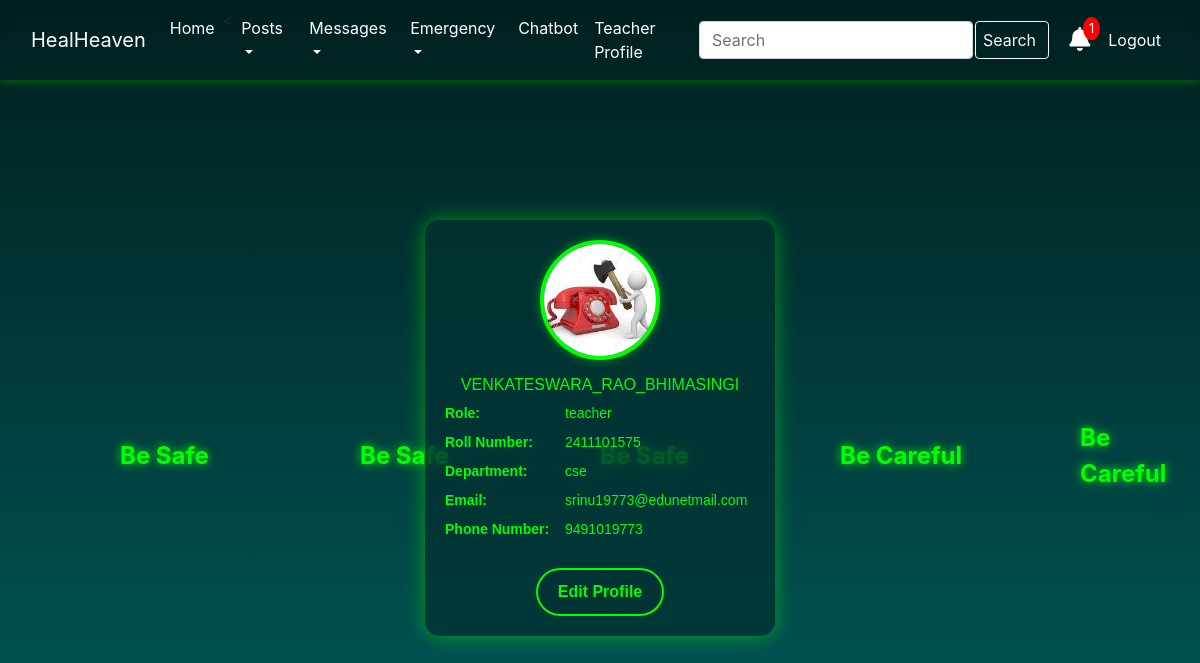
Page /teacher_profile/ (signed in) on the committed database.
### blog/models.py (models this page shows, shortened)
class TeacherProfileDetails(models.Model):
    id = models.AutoField(primary_key=True)
    user = models.OneToOneField(User, on_delete=models.CASCADE, related_name="teacher_profile")
    roll_number = models.CharField(max_length=20, unique=True)
    department = models.CharField(max_length=100)  # Required during registration
    email = models.EmailField()  # Required during registration
    phone_number = models.CharField(max_length=15, null=True, blank=True)  # Optional
    role = models.CharField(max_length=20, default='teacher')  # Defaults to "teacher"
    image = models.ImageField(default='default.jpg', upload_to='profile_pics')

### blog/views.py (the view)
# urls.py: path('teacher_profile/', views.teacher_profile_view, name='teacher_profile'),
def teacher_profile_view(request):
    teacher_profile = get_object_or_404(TeacherProfileDetails, user=request.user)
    context = {
        'profile': teacher_profile,
        'role': 'Teacher',
    }
    return render(request, 'blog/teacher_profile.html', context)

### blog/templates/blog/teacher_profile.html (shortened to what this page needs)
{% extends 'blog/home.html' %}
{% block content %}
<div class="wrapper-profile">
    <div class="profile-card">
        <img src="{{ profile.image.url }}" alt="Profile Picture">
        <h6>{{ profile.user.username }}</h6>
        <div class="field">
            <span>Role:</span>
            <span>{{ profile.role|default:"Not Updated" }}</span>
        </div>
        <div class="field">
            <span>Roll Number:</span>
            <span>{{ profile.roll_number|default:"Not Updated" }}</span>
        </div>
        <div class="field">
            <span>Department:</span>
            <span>{{ profile.department|default:"Not Updated" }}</span>
        </div>
        <div class="field">
            <span>Email:</span>
            <span>{{ profile.email|default:"Not Updated" }}</span>
        </div>
        <div class="field">
            <span>Phone Number:</span>
            <span>{{ profile.phone_number|default:"Not Updated" }}</span>
        </div>
        <a href="{% url 'update_teacher_profile' %}" class="edit-btn">Edit Profile</a>
    </div>
</div>
{% endblock %}

### blog/templates/blog/home.html (style rules this page uses)
* { margin: 0; padding: 0; box-sizing: border-box; }
body { background: linear-gradient(to bottom, #001f1f, #005f5f); overflow: hidden; scrollbar-color: #00ff00 rgba(0, 50, 50, 0.9); }

### blog/templates/blog/teacher_profile.html (style rules this page uses)
.wrapper-profile { display: flex; justify-content: center; align-items: center; position: fixed; top: 50%; left: 50%; transform: translate(-50%, -50%); z-index: 100; width: 100%; height: 100%; }
.profile-card { position: relative; width: 350px; padding: 20px; background: rgba(0, 50, 50, 0.8); border-radius: 15px; box-shadow: 0 0 20px rgba(0, 255, 0, 0.5); color: #00ff00; text-align: center; font-family: 'Poppins', Arial, sans-serif; animation: fadeIn 1s ease-in-out; }
.profile-card img { width: 120px; height: 120px; object-fit: cover; border-radius: 50%; border: 4px solid #00ff00; box-shadow: 0 0 10px rgba(0, 255, 0, 0.5); margin-bottom: 15px; }
.profile-card .field { display: flex; justify-content: space-between; font-size: 14px; margin: 8px 0; align-items: center; }
.profile-card .field span:first-child { font-weight: bold; min-width: 120px; text-align: left; }
.profile-card .field span:last-child { text-align: left; flex: 1; }
.profile-card .edit-btn { display: inline-block; margin-top: 20px; padding: 10px 20px; border: 2px solid #00ff00; background: rgba(0, 50, 50, 0.8); color: #00ff00; text-decoration: none; border-radius: 25px; font-weight: bold; font-size: 1rem; transition: transform 0.3s, box-shadow 0.3s; }

### rows in the picture
TeacherProfileDetails: image (picture), user.username "VENKATESWARA_RAO_BHIMASINGI", role "teacher", roll_number "2411101575", department "cse", email "srinu19773@edunetmail.com", phone_number "9491019773"
